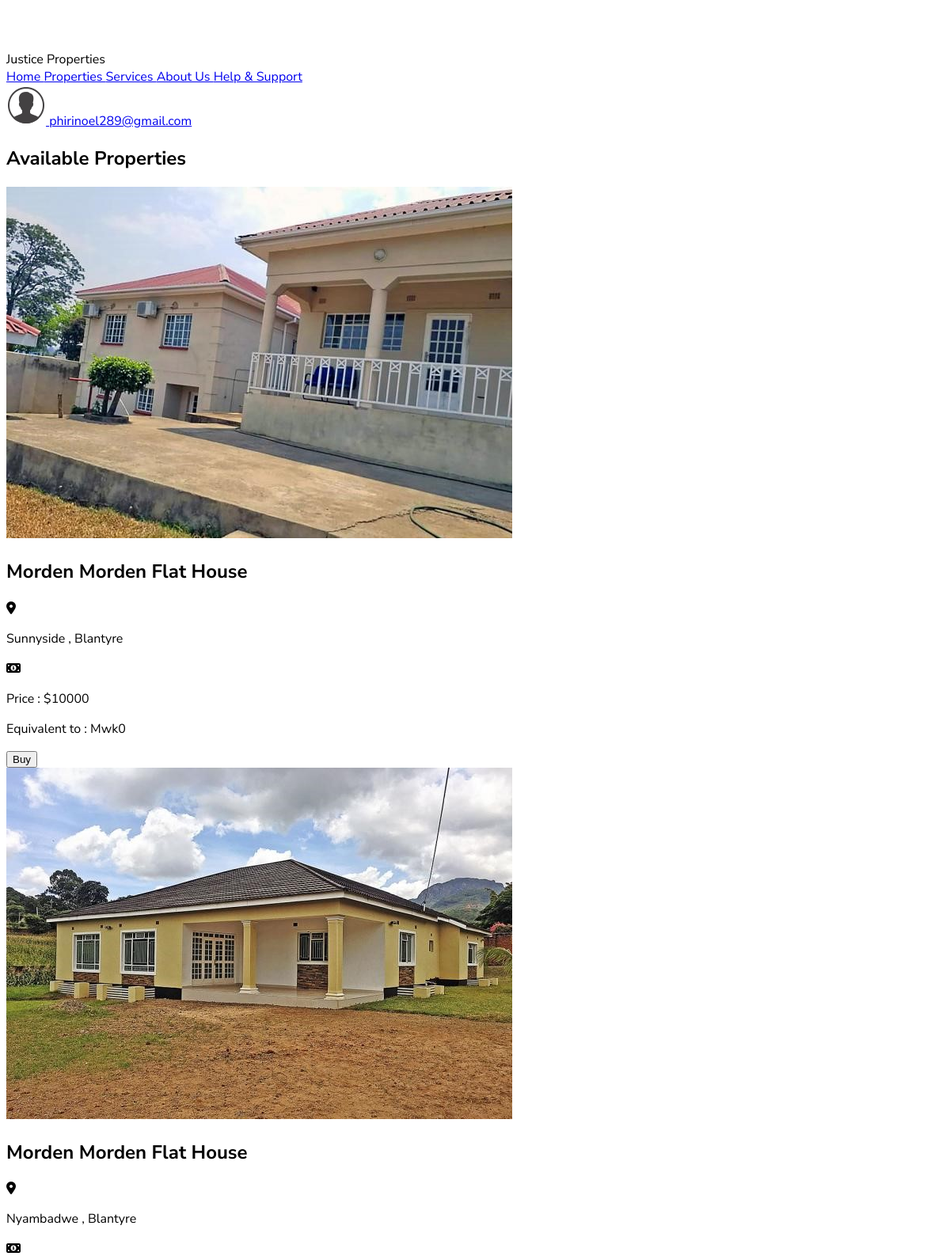
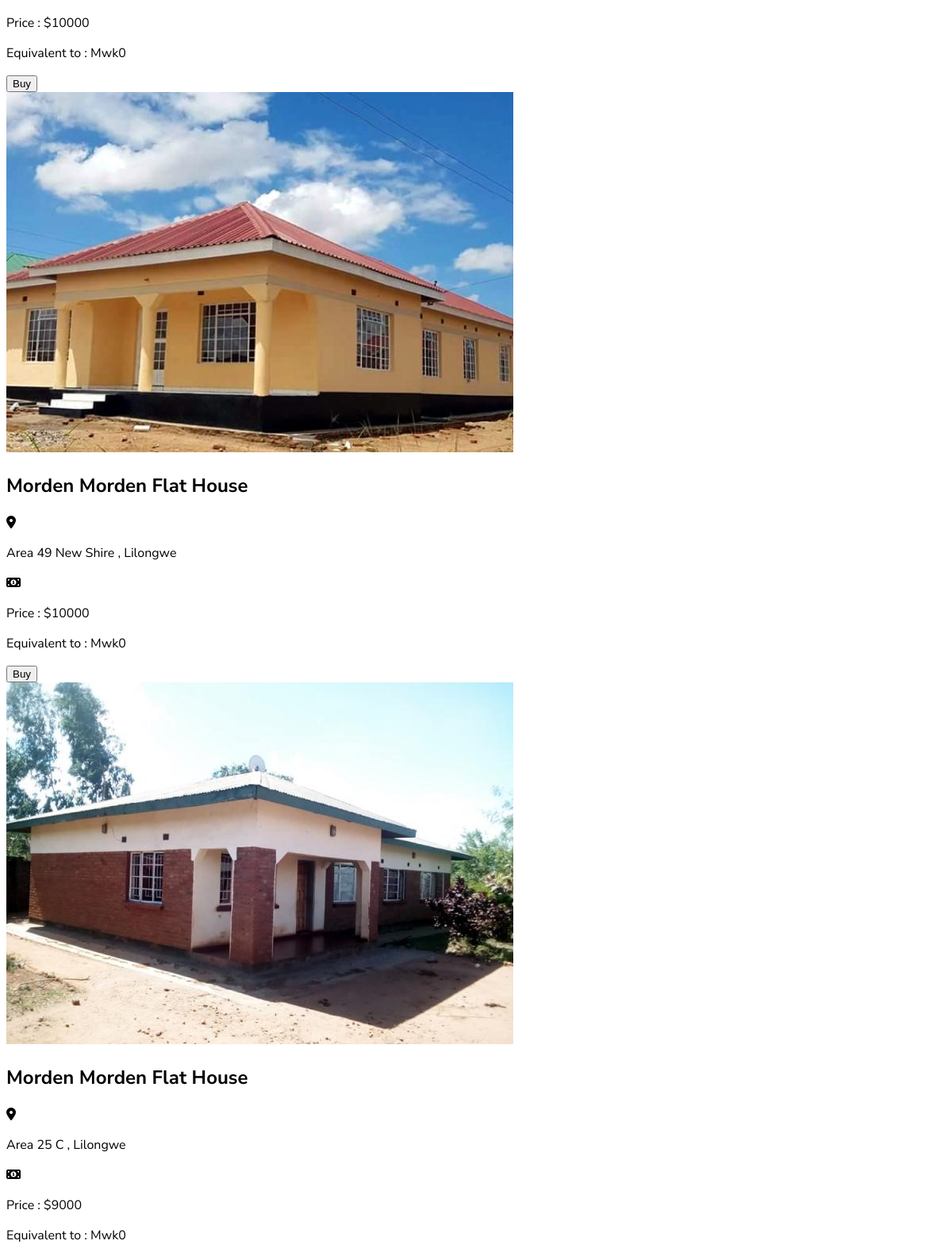
Page /propertyPage.php (signed in, upper part) on the committed database (2 pictures, top to bottom).
### tables this page shows
CREATE TABLE IF NOT EXISTS `property` (
  `PropertyID` varchar(20) NOT NULL,
  `PropertyType` varchar(30) DEFAULT NULL,
  `PropertyStatus` varchar(20) DEFAULT NULL,
  `Location` varchar(30) DEFAULT NULL,
  `City` varchar(20) DEFAULT NULL,
  `Price` float DEFAULT NULL,
  `Currency` varchar(10) DEFAULT NULL,
  `Description` varchar(500) DEFAULT NULL,
  `Banner` varchar(20) NOT NULL,
  PRIMARY KEY (`PropertyID`)
);

### class/property.php (called while the page is built, shortened)
<?php
    class property
    {
        public function fetchAllProperty()
        {
            $db = getdbConnection();
            $stmt = $db->prepare("SELECT * FROM Property WHERE PropertyStatus ='Available'");
            $stmt->execute();
            $data = $stmt->fetchAll(PDO::FETCH_OBJ);
            return $data;
        }
    }
?>

### class/payment.php (called while the page is built, shortened)
<?php
    class payment
    {
        function convertCurrency($amount){
            $apikey = 'e2fcbd5ec5a053650e92';
            $from = "USD";
            $to ="MWK";
            $from_Currency = urlencode($from);
            $to_Currency = urlencode($to);
            $query =  "{$from_Currency}_{$to_Currency}";
            $json = file_get_contents("https://free.currconv.com/api/v7/convert?q={$query}&compact=ultra&apiKey={$apikey}");
            $obj = json_decode($json, true);
            $val = floatval($obj["$query"]);
            $total = $val * $amount;
            $total = (0+str_replace(",","",$total));
            return number_format($total);
          }
    }
?>

### propertyPage.php (the view, shortened to what this page needs)
<?php
        require 'class/property.php';
        require 'class/payment.php';
    try
    {
        $payments = new payment();
        $property = new property();
        $fetchProperty = $property->fetchAllProperty();
    }
    catch(PDOException $e){
        echo "There was an Error ". $e->getmessage();
    }
?>
<!DOCTYPE html>
<html lang="en">
<head>
    <link rel="stylesheet" href="dist/style.css">
    <link rel="stylesheet" href="dist/air-slider.min.css">
    <link href="https://unpkg.com/aos@2.3.1/dist/aos.css" rel="stylesheet">
</head>
<body class="newFont">
    <header class="lg:px-10 px-6 bg-white flex flex-wrap items-center lg:py-4 py-2">
        <div class="flex items-center flex-shrink-0 mr-6">
            <div
                class="font-black text-xl flex newFont text-center items-center m-auto pb-2 text-gray-700 p-2 rounded-lg">
                <div>
                    <img src="images/icons8_j_50px.png" class="w-10 h-10 bg-gray-700 mr-2 rounded-full" alt="logo">
                </div>
                Justice Properties
            </div>
        </div>
        <div class="w-full block flex-grow sm:flex sm:items-center sm:w-auto">
            <div class="sm-flex-grow text-base">
                <a href="index.php"
                    class="block mt-4 sm:inline-block sm:mt-0 text-black-200 hover:text-indigo-600 hover:border-black mr-4 ">
                    Home
                </a>
                <a href="propertyPage.php"
                    class="block mt-4 sm:inline-block sm:mt-0 text-black-200 hover:text-indigo-600 mr-4">
                    Properties
                </a>
                <a href="#services"
                    class="block mt-4 sm:inline-block sm:mt-0 text-black-200 hover:text-indigo-600 mr-4">
                    Services
                </a>
                <a href="#foooter" class="block mt-4 sm:inline-block sm:mt-0 text-black-200 hover:text-indigo-600 mr-4">
                    About Us
                </a>
                <a href="Help&Support.php"
                    class="block mt-4 sm:inline-block sm:mt-0 text-black-200 hover:text-indigo-600 mr-4">
                    Help & Support
                </a>
            </div>
        </div>
        <a href="Profile.php"
            class="lg:ml-4 flex items-center md:pt-0 pt-6 text-gray-700 text-base font-normal justify-start lg:mb-0 mb-4 cursor-pointer">
            <img src="images/icons8_male_user_50px.png" class="w-10 h-10 mr-2 rounded-full" alt="logo">
            <?php echo $_SESSION['id']; ?>
        </a>
    </header>
    <section class="cards md:pt-12 bg-white">
        <H1 class="text-center md:text-3xl text-xl font-bold text-gray-700 p-4">Available Properties</H1>
        <div class="md:flex grid newFont  md:flex-wrap pl-0 md:justify-center shadow-lg">
            <?php foreach ($fetchProperty as $property){?>
            <div class="card bg-white text-gray-700 mx-2 my-4 p-4 rounded-xl shadow-lg md:w-3/12">
                <img class="mt-1 rounded-lg sm:mt-2 sm:h-64 sm:w-full w-full sm:object-cover object-center"
                    src="properties/images/<?php echo $property->Banner; ?>" alt="">
                <div class="">
                    <h1 class="font-bold mx-6 text-lg p-3">Morden
                        <?php echo $property->PropertyType; ?> House</h1>
                    <span class="flex text-gray-700">
                        <i class="fa fa-map-marker text-indigo-800 text-xl mt-2 p-2 ml-6"></i>
                        <p class="font-normal mt-1 p-2 ml-0"><?php echo $property->Location; ?> ,
                            <?php echo $property->City; ?></p>
                    </span>
                    <span class="flex text-gray-700">
                        <i class="fa fa-money text-indigo-800 text-xl mt-2 p-2 ml-6"></i>
                        <p class="font-medium mt-1 ml-0 p-2 rounded-3xl">Price :
                            $<?php echo $property->Price; ?></p>
                    </span>
                    <p class="font-normal ml-11 p-1 pb-3">Equivalent to : Mwk<?php
                         $getLocalCurrency = $payments->ConvertCurrency($property->Price);
                         echo $getLocalCurrency;
                    ?></p>
                    <form action="checkout.php" class="mx-8" method="post">
                        <input type="submit" value="Buy"
                            class=" bg-indigo-600 hover:bg-indigo-800  text-white text-base font-semibold px-2 w-28 py-2 rounded-lg">
                    </form>
                </div>
            </div>
            <?php }?>
        </div>
    </section>
</body>
</html>

### src/style.css (style rules this page uses)
.newFont { font-family: 'Nunito Sans', sans-serif; }

### rows in the picture
property: Banner (picture), PropertyType "Morden Flat", Location "Sunnyside", City "Blantyre", Price "10000", Price "0"
property: Banner (picture), PropertyType "Morden Flat", Location "Nyambadwe", City "Blantyre", Price "10000", Price "0"
property: Banner (picture), PropertyType "Morden Flat", Location "Area 49 New Shire", City "Lilongwe", Price "10000", Price "0"
property: Banner (picture), PropertyType "Morden Flat", Location "Area 25 C", City "Lilongwe", Price "9000", Price "0"

### other values in the picture
$_SESSION['id'] "phirinoel289@gmail.com"
